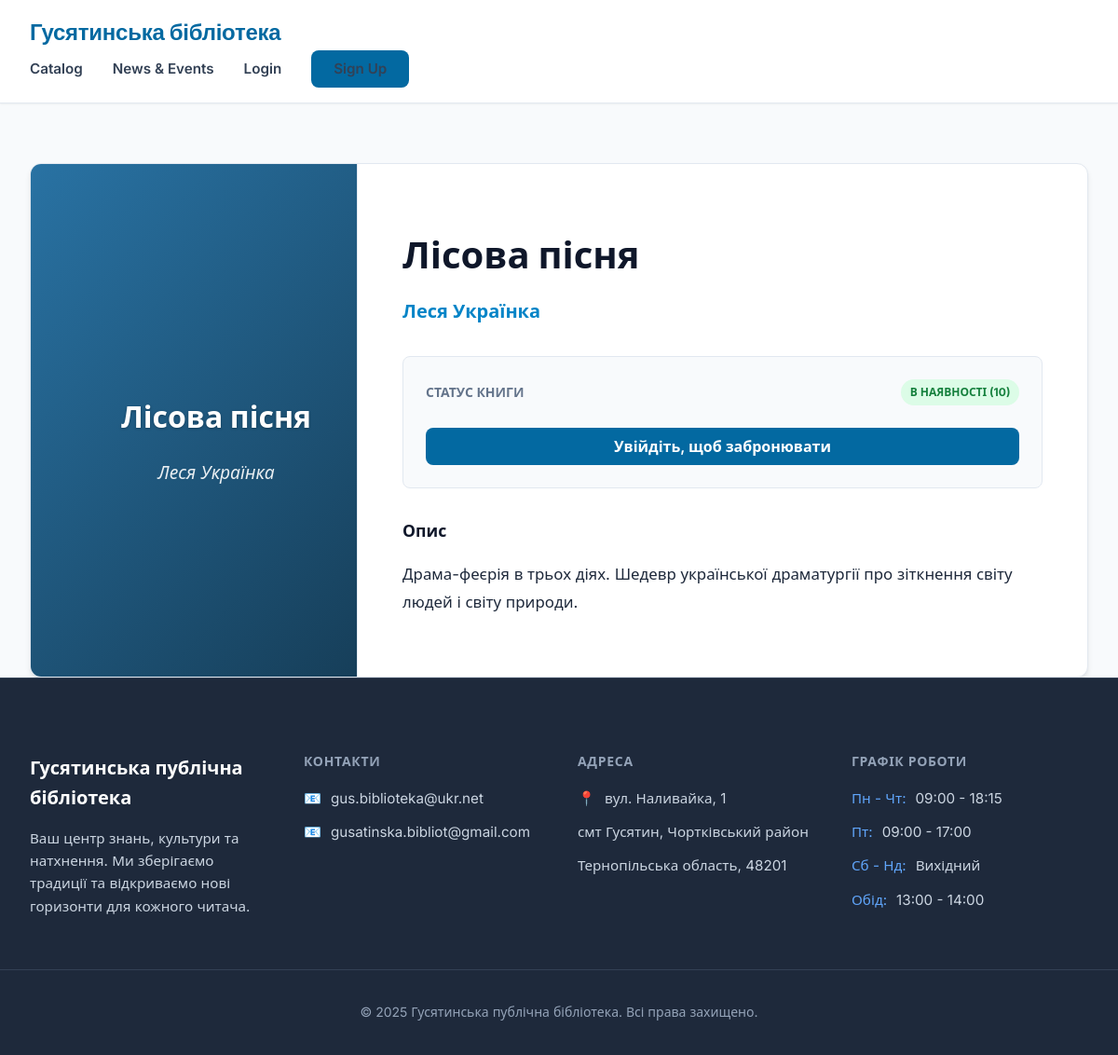
Screenshot of /book.php?id=4 with the database file from the repository.
### tables this page shows
CREATE TABLE IF NOT EXISTS books (
    id INT AUTO_INCREMENT PRIMARY KEY,
    title VARCHAR(255) NOT NULL,
    author VARCHAR(255) NOT NULL,
    description TEXT,
    cover_image VARCHAR(255),
    pdf_file VARCHAR(255),
    total_copies INT DEFAULT 1,
    available_copies INT DEFAULT 1,
    created_at TIMESTAMP DEFAULT CURRENT_TIMESTAMP
);

### functions.php (called while the page is built, shortened)
<?php
function isLoggedIn()
{
    return isset($_SESSION['user_id']);
}
?>

### book.php (the view, shortened to what this page needs)
<?php
require_once 'db.php';
require_once 'functions.php';
$id = $_GET['id'];
$stmt = $pdo->prepare("SELECT * FROM books WHERE id = ?");
$stmt->execute([$id]);
$book = $stmt->fetch();
require_once 'header.php';
?>
<div class="container" style="padding-top: 2rem;">
    <div
        style="background: white; border-radius: var(--radius-lg); box-shadow: var(--shadow-card); overflow: hidden; margin-top: 2rem; border: 1px solid #e2e8f0;">
        <div style="display: flex; gap: 0; flex-wrap: wrap;">
            <div style="flex: 0 0 350px; background: #f8fafc; border-right: 1px solid #e2e8f0; position: relative;">
                <div class="book-cover-wrapper" style="height: 100%; min-height: 500px; aspect-ratio: auto;">
                    <?php if ($book['cover_image']): ?>
                        <img src="<?php echo htmlspecialchars($book['cover_image']); ?>"
                            alt="<?php echo htmlspecialchars($book['title']); ?>" class="book-cover">
                    <?php else: ?>
                        <?php
                        $hash = md5($book['title']);
                        $hue = hexdec(substr($hash, 0, 2));
                        $gradient = "linear-gradient(135deg, hsl($hue, 60%, 40%) 0%, hsl($hue, 60%, 20%) 100%)";
                        ?>
                        <div class="generated-cover" style="background: <?php echo $gradient; ?>; height: 100%;">
                            <div class="gen-title" style="font-size: 2rem;"><?php echo htmlspecialchars($book['title']); ?>
                            </div>
                            <div class="gen-author" style="font-size: 1.2rem; margin-top: 1rem;">
                                <?php echo htmlspecialchars($book['author']); ?>
                            </div>
                        </div>
                    <?php endif; ?>
                </div>
            </div>
            <div style="flex: 1; padding: 3rem;">
                <div style="margin-bottom: 2rem;">
                    <h1
                        style="font-size: 2.5rem; font-weight: 800; color: var(--secondary); margin-bottom: 0.5rem; line-height: 1.2;">
                        <?php echo htmlspecialchars($book['title']); ?>
                    </h1>
                    <h3 style="font-size: 1.25rem; color: var(--primary); font-weight: 600;">
                        <?php echo htmlspecialchars($book['author']); ?>
                    </h3>
                </div>
                <div
                    style="margin-bottom: 2rem; padding: 1.5rem; background: #f8fafc; border-radius: var(--radius-md); border: 1px solid #e2e8f0;">
                    <div
                        style="display: flex; align-items: center; justify-content: space-between; margin-bottom: 1.5rem;">
                        <span
                            style="font-weight: 600; color: var(--text-muted); text-transform: uppercase; font-size: 0.875rem;">Статус
                            книги</span>
                        <?php if ($book['available_copies'] > 0): ?>
                            <span class="badge badge-available">В наявності
                                (<?php echo $book['available_copies']; ?>)</span>
                        <?php else: ?>
                            <span class="badge badge-unavailable">Немає в наявності</span>
                        <?php endif; ?>
                    </div>
                    <div style="display: flex; gap: 1rem;">
                        <?php if (isLoggedIn()): ?>
                            <form method="POST" style="flex: 1;">
                                <button type="submit" name="reserve" class="btn btn-primary" style="width: 100%;" <?php echo $book['available_copies'] <= 0 ? 'disabled' : ''; ?>>
                                    Забронювати паперову версію
                                </button>
                            </form>
                            <?php if ($book['pdf_file']): ?>
                                <a href="read.php?id=<?php echo $book['id']; ?>" class="btn btn-outline" style="flex: 1;"
                                    target="_blank">Читати онлайн</a>
                            <?php endif; ?>
                        <?php else: ?>
                            <a href="login.php" class="btn btn-primary" style="width: 100%;">Увійдіть, щоб забронювати</a>
                        <?php endif; ?>
                    </div>
                </div>
                <div>
                    <h3 style="font-size: 1.1rem; font-weight: 700; margin-bottom: 1rem; color: var(--secondary);">Опис
                    </h3>
                    <p style="line-height: 1.8; color: var(--text-main); font-size: 1.05rem;">
                        <?php echo nl2br(htmlspecialchars($book['description'])); ?>
                    </p>
                </div>
            </div>
        </div>
    </div>
</div>
<?php include 'footer.php'; ?>
</body>
</html>

### style.css (style rules this page uses)
:root { --primary: #0284c7; --primary-dark: #0369a1; --primary-light: #e0f2fe; --secondary: #0f172a; --secondary-light: #334155; --accent: #f59e0b; --bg-body: #f8fafc; --bg-card: #ffffff; --text-main: #1e293b; --text-muted: #64748b; --gradient-hero: linear-gradient(135deg, #0f172a 0%, #1e40af 100%); --shadow-sm: 0 1px 2px 0 rgb(0 0 0 / 0.05); --shadow-card: 0 4px 6px -1px rgb(0 0 0 / 0.1), 0 2px 4px -2px rgb(0 0 0 / 0.05); --shadow-hover: 0 10px 15px -3px rgb(0 0 0 / 0.1), 0 4px 6px -2px rgb(0 0 0 / 0.05); --radius-lg: 0.75rem; --radius-md: 0.5rem; }
* { scrollbar-width: none; -ms-overflow-style: none; }
body { font-family: 'Inter', system-ui, -apple-system, sans-serif; background-color: var(--bg-body); color: var(--text-main); line-height: 1.6; margin: 0; min-height: 100vh; }
.container { max-width: 1200px; margin: 0 auto; padding: 0 2rem; }
.btn { display: inline-flex; align-items: center; justify-content: center; padding: 0.75rem 1.5rem; border-radius: var(--radius-md); font-weight: 600; cursor: pointer; transition: all 0.2s; text-decoration: none; border: none; font-size: 1rem; line-height: 1; }
.btn-primary { background: var(--primary-dark); color: white; }
.book-cover-wrapper { width: 100%; aspect-ratio: 2/3; background: #e2e8f0; position: relative; overflow: hidden; border-bottom: 1px solid #f1f5f9; }
.generated-cover { width: 100%; height: 100%; display: flex; flex-direction: column; justify-content: center; align-items: center; padding: 1.5rem; text-align: center; color: white; }
.gen-title { font-weight: 700; font-size: 1.15rem; margin-bottom: 0.5rem; line-height: 1.3; text-shadow: 0 1px 3px rgba(0, 0, 0, 0.3); }
.gen-author { font-size: 0.85rem; opacity: 0.9; font-style: italic; }
.badge { padding: 0.25rem 0.6rem; border-radius: 999px; font-size: 0.75rem; font-weight: 700; text-transform: uppercase; }
.badge-available { background: #dcfce7; color: #15803d; }

### rows the page displays
books: title "Лісова пісня", author "Леся Українка", available_copies "10", description "Драма-феєрія в трьох діях. Шедевр української драматургії про зіткнення світу людей і світу природи."
